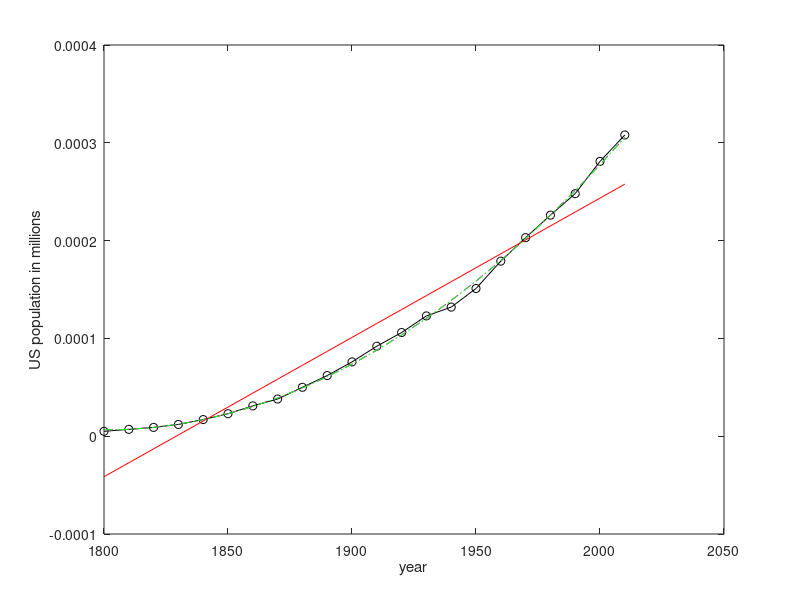
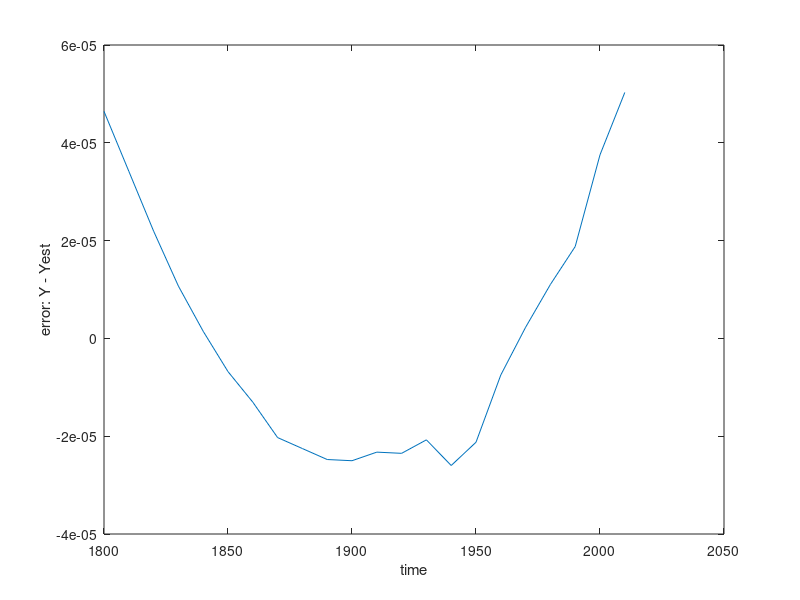

Here is the MATLAB script that generated these plots, in order:
%% week7_exercise

clear all
close all
clc

% load data
load uscensus.txt;
X = uscensus(:,1);
Y = uscensus(:,2)*1e-6; % US population in millions

% plot
figure(1);
plot(X,Y,'ko-');
xlabel('year')
ylabel('US population in millions');

% linear regression
C = cov(X,Y);
a(2)=C(1,2)/C(1,1);
a(1)=mean(Y)-a(2)*mean(X);
Yest = a(1)+a(2)*X;
R2(1)=C(1,2)^2/C(1,1)/C(2,2);
R2(2)=var(Yest)/var(Y);

% plot the regression line
hold on;
plot(X,Yest,'r-');

% calculate error
err = Y - Yest;
figure(2);
plot(X,err);
xlabel('time');
ylabel('error: Y - Yest');

% quadratic term centered at mean(X)
X2 = (X-mean(X)).^2;
X2 = X2-mean(X2); % make the average X2 to be 0
C=cov(X2,err);
a(3)=C(1,2)/C(1,1);

% multiple linear regression
Yest2 = a(1)+a(2)*X+a(3)*X2;
figure(1);
plot(X,Yest2,'m--');

R2(3)=var(Yest2)/var(Y);

% matrix approach
N=length(Y);
X0=mean(X);
E(1:N,1)=1;
E(1:N,2)=X-X0;
E(1:N,3)=(X-X0).^2;
a=inv(E'*E)*E'*Y;
Yest3=E*a;
figure(1);
hold on;
plot(X,Yest3,'g-.');
